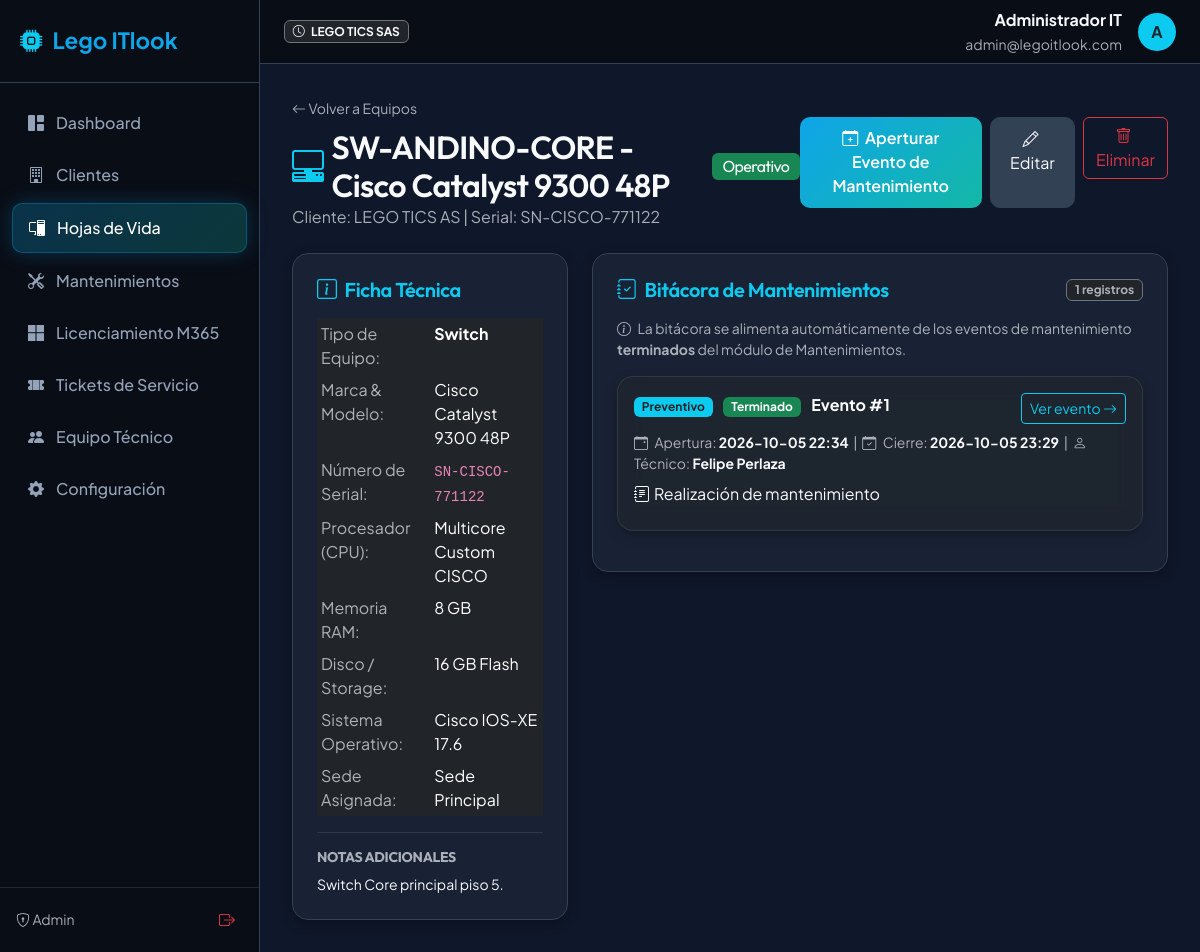
/assets/3 (signed in), run on the app's committed database.
### app/models/user.py (models this page shows, shortened)
class User(UserMixin, db.Model):
    __tablename__ = 'users'
    id = db.Column(db.Integer, primary_key=True)
    name = db.Column(db.String(120), nullable=False)
    email = db.Column(db.String(120), unique=True, nullable=False)
    password_hash = db.Column(db.String(256), nullable=False)
    role = db.Column(db.String(20), default='tech', nullable=False) # 'admin', 'tech'
    is_active = db.Column(db.Boolean, default=True, nullable=False)
    created_at = db.Column(db.DateTime, default=datetime.utcnow)
    tickets_assigned = db.relationship('Ticket', backref='assigned_to_user', lazy=True, foreign_keys='Ticket.assigned_to_id')
    maintenance_logs = db.relationship('MaintenanceLog', backref='technician', lazy=True)
    interventions = db.relationship('TicketIntervention', backref='technician', lazy=True)
    maintenance_events = db.relationship('MaintenanceEvent', backref='technician', lazy=True)
    @property
    def is_admin(self):
        return self.role == 'admin'

### app/models/asset.py (models this page shows, shortened)
class Asset(db.Model):
    __tablename__ = 'assets'
    id = db.Column(db.Integer, primary_key=True)
    internal_code = db.Column(db.String(50), unique=True, nullable=False) # Código interno / Serial
    serial_number = db.Column(db.String(100), nullable=True)
    device_type = db.Column(db.String(50), nullable=False) # Servidor, PC, Laptop, Switch, Router, Impresora, Otro
    brand = db.Column(db.String(80), nullable=False)
    model = db.Column(db.String(100), nullable=False)
    cpu = db.Column(db.String(100), nullable=True)
    ram = db.Column(db.String(50), nullable=True)
    storage = db.Column(db.String(100), nullable=True)
    os_installed = db.Column(db.String(100), nullable=True)
    status = db.Column(db.String(30), default='Operativo', nullable=False) # Operativo, En Mantenimiento, Dado de baja
    client_id = db.Column(db.Integer, db.ForeignKey('clients.id'), nullable=False)
    location_id = db.Column(db.Integer, db.ForeignKey('locations.id'), nullable=True)
    notes = db.Column(db.Text, nullable=True)
    created_at = db.Column(db.DateTime, default=datetime.utcnow)
    maintenance_logs = db.relationship('MaintenanceLog', backref='asset', lazy=True, cascade='all, delete-orphan')
    tickets = db.relationship('Ticket', backref='asset', lazy=True)
    maintenance_items = db.relationship('MaintenanceEventItem', backref='asset', lazy=True)
    @property
    def maintenance_records(self):
        from app.models.maintenance import MaintenanceEvent
        items = [it for it in self.maintenance_items
                 if it.event and it.event.status == MaintenanceEvent.STATUS_DONE]
        return sorted(items, key=lambda it: it.event.finished_at or it.event.opened_at, reverse=True)

### app/models/client.py (models this page shows, shortened)
class Client(db.Model):
    __tablename__ = 'clients'
    id = db.Column(db.Integer, primary_key=True)
    company_name = db.Column(db.String(150), nullable=False) # Razón social
    tax_id = db.Column(db.String(50), unique=True, nullable=False) # NIT / Identificación tributaria
    contact_name = db.Column(db.String(120), nullable=False)
    contact_email = db.Column(db.String(120), nullable=False)
    contact_phone = db.Column(db.String(50), nullable=False)
    address = db.Column(db.String(255), nullable=True)
    is_active = db.Column(db.Boolean, default=True, nullable=False)
    created_at = db.Column(db.DateTime, default=datetime.utcnow)
    locations = db.relationship('Location', backref='client', lazy=True, cascade='all, delete-orphan')
    contacts = db.relationship('ClientContact', backref='client', lazy=True, cascade='all, delete-orphan')
    assets = db.relationship('Asset', backref='client', lazy=True, cascade='all, delete-orphan')
    licenses = db.relationship('MicrosoftLicense', backref='client', lazy=True, cascade='all, delete-orphan')
    tickets = db.relationship('Ticket', backref='client', lazy=True, cascade='all, delete-orphan')
    maintenance_events = db.relationship('MaintenanceEvent', backref='client', lazy=True, cascade='all, delete-orphan')

### app/models/maintenance.py (models this page shows, shortened)
class MaintenanceEvent(db.Model):
    __tablename__ = 'maintenance_events'
    id = db.Column(db.Integer, primary_key=True)  # Id incremental
    client_id = db.Column(db.Integer, db.ForeignKey('clients.id'), nullable=False)
    technician_id = db.Column(db.Integer, db.ForeignKey('users.id'), nullable=True)  # Técnico responsable
    maintenance_type = db.Column(db.String(30), default='Preventivo', nullable=False)
    status = db.Column(db.String(30), default='Abierto', nullable=False)
    observations = db.Column(db.Text, nullable=True)
    opened_at = db.Column(db.DateTime, default=datetime.utcnow, nullable=False)
    finished_at = db.Column(db.DateTime, nullable=True)
    created_at = db.Column(db.DateTime, default=datetime.utcnow)
    items = db.relationship('MaintenanceEventItem', backref='event',
                            lazy=True, cascade='all, delete-orphan')
    STATUS_OPEN = 'Abierto'
    STATUS_IN_PROGRESS = 'En elaboración'
    STATUS_DONE = 'Terminado'
    STATUS_CHOICES = [STATUS_OPEN, STATUS_IN_PROGRESS, STATUS_DONE]

class MaintenanceEventItem(db.Model):
    __tablename__ = 'maintenance_event_items'
    id = db.Column(db.Integer, primary_key=True)
    event_id = db.Column(db.Integer, db.ForeignKey('maintenance_events.id'), nullable=False)
    asset_id = db.Column(db.Integer, db.ForeignKey('assets.id'), nullable=False)
    notes = db.Column(db.Text, nullable=True)
    photo_before = db.Column(db.String(255), nullable=True)
    photo_after = db.Column(db.String(255), nullable=True)
    created_at = db.Column(db.DateTime, default=datetime.utcnow)

### app/routes/assets.py (the view)
@assets_bp.route('/<int:asset_id>')
@login_required
def detail(asset_id):
    asset = Asset.query.get_or_404(asset_id)
    return render_template('assets/detail.html', asset=asset)

### app/templates/assets/detail.html (shortened to what this page needs)
{% extends "base.html" %}
{% block content %}
<div class="mb-4 d-flex justify-content-between align-items-center">
  <div>
    <a href="{{ url_for('assets.index') }}" class="text-muted text-decoration-none small">
      <i class="bi bi-arrow-left"></i> Volver a Equipos
    </a>
    <h2 class="mt-2 mb-0 d-flex align-items-center gap-2">
      <i class="bi bi-pc-display-horizontal text-info"></i> {{ asset.internal_code }} - {{ asset.brand }} {{ asset.model }}
      <span class="badge {% if asset.status == 'Operativo' %}bg-success{% elif asset.status == 'En Mantenimiento' %}bg-warning text-dark{% else %}bg-danger{% endif %} fs-6 fw-normal">
        {{ asset.status }}
      </span>
    </h2>
    <p class="text-muted mb-0">Cliente: {{ asset.client.company_name }} | Serial: {{ asset.serial_number or 'Sin Serial' }}</p>
  </div>
  <div class="d-flex gap-2">
    <a href="{{ url_for('maintenance.create') }}?client_id={{ asset.client_id }}" class="btn btn-primary-custom">
      <i class="bi bi-calendar-plus me-1"></i> Aperturar Evento de Mantenimiento
    </a>
    <a href="{{ url_for('assets.edit', asset_id=asset.id) }}" class="btn btn-secondary-custom">
      <i class="bi bi-pencil me-1"></i> Editar
    </a>
    <form method="POST" action="{{ url_for('assets.delete_asset', asset_id=asset.id) }}" class="d-inline" onsubmit="return confirm('¿Eliminar este equipo de la Hoja de Vida? Sus bitácoras de mantenimiento se borrarán y los tickets asociados quedarán sin equipo.');">
      <button type="submit" class="btn btn-outline-danger">
        <i class="bi bi-trash me-1"></i> Eliminar
      </button>
    </form>
  </div>
</div>
<div class="row g-4">
  <div class="col-lg-4">
    <div class="glass-card p-4">
      <h5 class="mb-3 text-info"><i class="bi bi-info-square me-2"></i>Ficha Técnica</h5>
      <table class="table table-borderless table-sm text-white mb-0">
        <tbody>
          <tr>
            <td class="text-muted">Tipo de Equipo:</td>
            <td class="fw-bold">{{ asset.device_type }}</td>
          </tr>
          <tr>
            <td class="text-muted">Marca & Modelo:</td>
            <td>{{ asset.brand }} {{ asset.model }}</td>
          </tr>
          <tr>
            <td class="text-muted">Número de Serial:</td>
            <td><code>{{ asset.serial_number or 'N/A' }}</code></td>
          </tr>
          <tr>
            <td class="text-muted">Procesador (CPU):</td>
            <td>{{ asset.cpu or 'No registrado' }}</td>
          </tr>
          <tr>
            <td class="text-muted">Memoria RAM:</td>
            <td>{{ asset.ram or 'No registrada' }}</td>
          </tr>
          <tr>
            <td class="text-muted">Disco / Storage:</td>
            <td>{{ asset.storage or 'No registrado' }}</td>
          </tr>
          <tr>
            <td class="text-muted">Sistema Operativo:</td>
            <td>{{ asset.os_installed or 'No registrado' }}</td>
          </tr>
          <tr>
            <td class="text-muted">Sede Asignada:</td>
            <td>{{ asset.location.name if asset.location else 'Sede Principal' }}</td>
          </tr>
        </tbody>
      </table>
      {% if asset.notes %}
      <div class="mt-3 pt-3 border-top border-secondary border-opacity-25">
        <h6 class="text-muted small fw-bold">NOTAS ADICIONALES</h6>
        <p class="small text-light mb-0">{{ asset.notes }}</p>
      </div>
      {% endif %}
    </div>
  </div>
  <div class="col-lg-8">
    <div class="glass-card p-4">
      <div class="d-flex justify-content-between align-items-center mb-3">
        <h5 class="mb-0 text-info"><i class="bi bi-journal-check me-2"></i>Bitácora de Mantenimientos</h5>
        <span class="badge bg-dark border border-secondary text-muted">{{ asset.maintenance_records|length }} registros</span>
      </div>
      <p class="text-muted small mb-3">
        <i class="bi bi-info-circle me-1"></i>
        La bitácora se alimenta automáticamente de los eventos de mantenimiento <strong>terminados</strong> del módulo de Mantenimientos.
      </p>
      <div class="timeline">
        {% for item in asset.maintenance_records %}
        {% set event = item.event %}
        <div class="p-3 mb-3 glass-card bg-dark bg-opacity-50 border-secondary border-opacity-25">
          <div class="d-flex justify-content-between align-items-start mb-2 flex-wrap gap-2">
            <div>
              <span class="badge {% if event.maintenance_type == 'Preventivo' %}bg-info text-dark{% else %}bg-warning text-dark{% endif %} me-2">
                {{ event.maintenance_type }}
              </span>
              <span class="badge bg-success me-2">Terminado</span>
              <strong class="text-white">Evento #{{ event.id }}</strong>
            </div>
            <a href="{{ url_for('maintenance.detail', event_id=event.id) }}" class="btn btn-sm btn-outline-info">
              Ver evento <i class="bi bi-arrow-right"></i>
            </a>
          </div>
          <div class="small text-muted mb-2">
            <i class="bi bi-calendar-event me-1"></i>
            Apertura: <strong class="text-light">{{ event.opened_at.strftime('%Y-%m-%d %H:%M') if event.opened_at else '-' }}</strong>
            &nbsp;|&nbsp;
            <i class="bi bi-calendar-check me-1"></i>
            Cierre: <strong class="text-light">{{ event.finished_at.strftime('%Y-%m-%d %H:%M') if event.finished_at else '-' }}</strong>
            &nbsp;|&nbsp;
            <i class="bi bi-person me-1"></i>
            Técnico: <strong class="text-light">{{ event.technician.name if event.technician else 'Sin Asignar' }}</strong>
          </div>
          {% if event.observations %}
          <p class="text-light mb-2"><i class="bi bi-journal-text me-1"></i>{{ event.observations }}</p>
          {% endif %}
        </div>
        {% else %}
        <div class="text-center text-muted py-5">
          <i class="bi bi-tools fs-1 d-block mb-2 text-info"></i>
          No hay mantenimientos terminados registrados aún para este equipo.
        </div>
        {% endfor %}
      </div>
    </div>
  </div>
</div>
{% endblock %}

### app/templates/base.html (shortened to what this page needs)
<!DOCTYPE html>
<html lang="es" data-bs-theme="dark">
<head>
  <link href="https://cdn.jsdelivr.net/npm/bootstrap@5.3.2/dist/css/bootstrap.min.css" rel="stylesheet">
  <link href="https://cdn.jsdelivr.net/npm/bootstrap-icons@1.11.3/font/bootstrap-icons.min.css" rel="stylesheet">
  <link rel="stylesheet" href="{{ url_for('static', filename='css/styles.css') }}">
</head>
<body>
{% if current_user.is_authenticated %}
<div class="app-wrapper">
  <aside class="sidebar">
    <div class="sidebar-brand">
      <i class="bi bi-cpu-fill text-info"></i>
      <span>Lego ITlook</span>
    </div>
    <nav class="sidebar-nav">
      <a href="{{ url_for('dashboard.index') }}" class="nav-link-custom {% if request.endpoint == 'dashboard.index' %}active{% endif %}">
        <i class="bi bi-grid-1x2-fill"></i> Dashboard
      </a>
      <a href="{{ url_for('clients.index') }}" class="nav-link-custom {% if 'clients' in request.endpoint %}active{% endif %}">
        <i class="bi bi-building"></i> Clientes
      </a>
      <a href="{{ url_for('assets.index') }}" class="nav-link-custom {% if 'assets' in request.endpoint %}active{% endif %}">
        <i class="bi bi-pc-display"></i> Hojas de Vida
      </a>
      <a href="{{ url_for('maintenance.index') }}" class="nav-link-custom {% if 'maintenance' in request.endpoint %}active{% endif %}">
        <i class="bi bi-tools"></i> Mantenimientos
      </a>
      <a href="{{ url_for('licenses.index') }}" class="nav-link-custom {% if 'licenses' in request.endpoint %}active{% endif %}">
        <i class="bi bi-microsoft"></i> Licenciamiento M365
      </a>
      <a href="{{ url_for('tickets.index') }}" class="nav-link-custom {% if 'tickets' in request.endpoint %}active{% endif %}">
        <i class="bi bi-ticket-perforated-fill"></i> Tickets de Servicio
      </a>
      {% if current_user.is_admin %}
      <a href="{{ url_for('auth.technicians') }}" class="nav-link-custom {% if request.endpoint == 'auth.technicians' %}active{% endif %}">
        <i class="bi bi-people-fill"></i> Equipo Técnico
      </a>
      <a href="{{ url_for('settings.index') }}" class="nav-link-custom {% if 'settings' in request.endpoint %}active{% endif %}">
        <i class="bi bi-gear-fill"></i> Configuración
      </a>
      {% endif %}
    </nav>
    <div class="p-3 border-top border-secondary border-opacity-25">
      <div class="d-flex align-items-center justify-content-between text-muted fs-7">
        <small><i class="bi bi-shield-lock"></i> {{ current_user.role|capitalize }}</small>
        <a href="{{ url_for('auth.logout') }}" class="btn btn-sm btn-outline-danger border-0" title="Cerrar Sesión">
          <i class="bi bi-box-arrow-right fs-6"></i>
        </a>
      </div>
    </div>
  </aside>
  <div class="main-content">
    <header class="topbar">
      <div class="d-flex align-items-center gap-2">
        <span class="badge bg-dark border border-secondary text-light">
          <i class="bi bi-clock me-1"></i> LEGO TICS SAS
        </span>
      </div>
      <div class="d-flex align-items-center gap-3">
        <div class="text-end">
          <div class="fw-bold fs-7">{{ current_user.name }}</div>
          <small class="text-muted fs-8">{{ current_user.email }}</small>
        </div>
        <div class="avatar bg-info text-dark fw-bold rounded-circle d-flex align-items-center justify-content-center" style="width:38px; height:38px;">
          {{ current_user.name[0]|upper }}
        </div>
      </div>
    </header>
    <main class="content-body">
      {% block content %}{% endblock %}
    </main>
  </div>
</div>
{% else %}
  {% block auth_content %}{% endblock %}
{% endif %}
</body>
</html>

### data on the page
User: role "Admin", name "Administrador IT", email "admin@legoitlook.com", name "A"
Asset: internal_code "SW-ANDINO-CORE", brand "Cisco", model "Catalyst 9300 48P", status "Operativo", serial_number "SN-CISCO-771122", device_type "Switch", cpu "Multicore Custom CISCO", ram "8 GB", storage "16 GB Flash", os_installed "Cisco IOS-XE 17.6", notes "Switch Core principal piso 5."
Client: client.company_name "LEGO TICS AS"
MaintenanceEvent: maintenance_type "Preventivo", id "1", opened_at "2026-10-05 22:34", finished_at "2026-10-05 23:29", observations "Realización de mantenimiento"
User: technician "Felipe Perlaza"

### other printed values
{{ asset.location.name if asset.location else 'Sede Principal' }} "Sede Principal"
{{ asset.maintenance_records|length }} "1"
